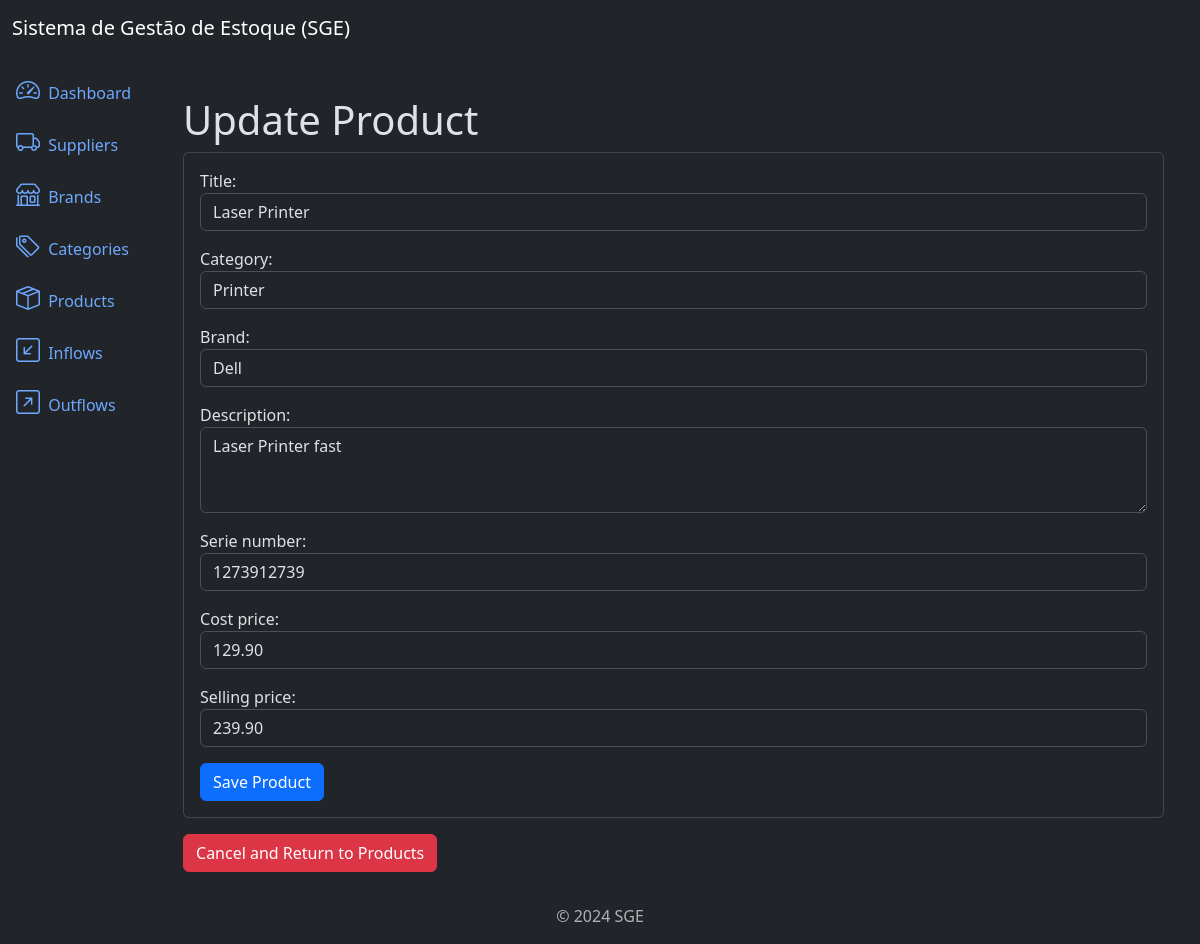
The app's page /products/1/update/ with its own data.
### products/models.py (models this page shows, shortened)
class Product(models.Model):
    title = models.CharField(max_length=500)
    category = models.ForeignKey(Category, on_delete=models.PROTECT, related_name='products')  # Protect block to delete a category that has 1 prod
    brand = models.ForeignKey(Brand, on_delete=models.PROTECT, related_name="products")
    description = models.TextField(null=True, blank=True)
    serie_number = models.CharField(max_length=200, null=True, blank=True)
    cost_price = models.DecimalField(max_digits=20, decimal_places=2)
    selling_price = models.DecimalField(max_digits=20, decimal_places=2)
    quantity = models.IntegerField(default=0)
    created_at = models.DateTimeField(auto_now_add=True)
    updated_at = models.DateTimeField(auto_now=True)
    class Meta:
        ordering = ['title']

### products/views.py (the view)
# urls.py: path('products/<int:pk>/update/', views.ProductUpdateView.as_view(), name='product_update'),
class ProductUpdateView(UpdateView):
    model = models.Product
    template_name = 'product_update.html'
    form_class = forms.ProductForm
    success_url = reverse_lazy('product_list')

### products/forms.py
class ProductForm(forms.ModelForm):
    class Meta:
        model = models.Product
        fields = ['title', 'category', 'brand', 'description', 'serie_number', 'cost_price', 'selling_price',]
        widgets = {
            'title': forms.TextInput(attrs={'class': 'form-control'}),
            'category': forms.Select(attrs={'class': 'form-control'}),
            'brand': forms.Select(attrs={'class': 'form-control'}),
            'description': forms.Textarea(attrs={'class': 'form-control', 'rows': 3}),
            'serie_number': forms.TextInput(attrs={'class': 'form-control'}),
            'cost_price': forms.NumberInput(attrs={'class': 'form-control'}),
            'selling_price': forms.NumberInput(attrs={'class': 'form-control', 'rows': 3})
        }

### brands/models.py (called while the page is built)
    def __str__(self):
        return self.name

### categories/models.py (called while the page is built)
    def __str__(self):
        return self.name

### products/templates/product_update.html (shortened to what this page needs)
{% extends 'base.html' %}
{% block content %}
    <div class="container mt-4">
        <h3 class="display-6">Update Product</h3>
        <div class="card">
            <div class="card-body">
                <form method="post" class="form">
                    {{ form.as_p }}
                    <button type="submit" class="btn btn-primary">Save Product</button>
                </form>
            </div>
        </div>
        <a href="{% url 'product_list' %}" class="btn btn-danger mt-3">Cancel and Return to Products</a>
    </div>
{% endblock %}

### records on screen
Product: title "Laser Printer", category "Printer", brand "Dell", description "Laser Printer fast", serie_number "1273912739", cost_price "129.90", selling_price "239.90"
